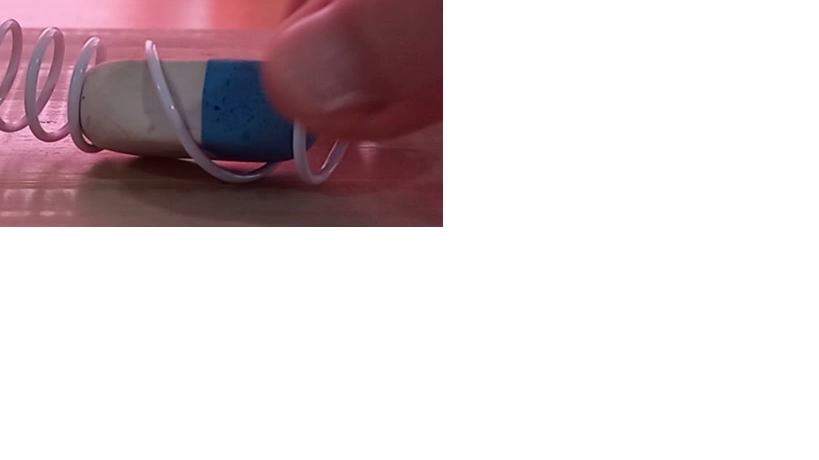
#> input picture Calibrador/Calibre.png, 819 x 460 px
$ python Calibrador.py
#> lines starting #> are read from the running program, lines starting #| are printed output that depends on the picture; after the words box and inside, x2 and y2 are one past the last pixel; in counts of white or black regions, pixels touching at a corner belong together
import cv2
import numpy as np

# Una función vacía que necesitamos para los trackbars
def nada(x):
    pass

# Carga una imagen de tu video donde se vea bien el objeto
# Puedes sacar una captura de pantalla del video
frame = cv2.imread('Calibre.png')
#> frame is the input picture: shape (460, 819, 3); mean B, G, R 209.6, 206.8, 218.5
# Opcional: redimensiona si es muy grande para tu pantalla
#frame = cv2.resize(frame, (600, 400))

# Crea una ventana para los controles
cv2.namedWindow("Controles")

# Crea los deslizadores para los valores HSV MÍNIMOS y MÁXIMOS
# H (Hue/Tono), S (Saturation/Saturación), V (Value/Brillo)
cv2.createTrackbar("H Min", "Controles", 0, 179, nada) # El Hue va de 0 a 179 en OpenCV
#> slider 'H Min' is set to 35
cv2.createTrackbar("S Min", "Controles", 0, 255, nada)
#> slider 'S Min' is set to 51
cv2.createTrackbar("V Min", "Controles", 0, 255, nada)
#> slider 'V Min' is set to 51
cv2.createTrackbar("H Max", "Controles", 179, 179, nada)
cv2.createTrackbar("S Max", "Controles", 255, 255, nada)
cv2.createTrackbar("V Max", "Controles", 255, 255, nada)

while True:
    # Convierte la imagen a HSV
    hsv = cv2.cvtColor(frame, cv2.COLOR_BGR2HSV)
#> hsv: shape (460, 819, 3); mean H, S, V 38.3, 29.2, 219.4

    # Lee los valores actuales de los deslizadores
    h_min = cv2.getTrackbarPos("H Min", "Controles")
    s_min = cv2.getTrackbarPos("S Min", "Controles")
    v_min = cv2.getTrackbarPos("V Min", "Controles")
    h_max = cv2.getTrackbarPos("H Max", "Controles")
    s_max = cv2.getTrackbarPos("S Max", "Controles")
    v_max = cv2.getTrackbarPos("V Max", "Controles")

    # Crea los arrays con los valores de los deslizadores
    lower_range = np.array([h_min, s_min, v_min])
    upper_range = np.array([h_max, s_max, v_max])

    # Crea la máscara con el rango actual
    mask = cv2.inRange(hsv, lower_range, upper_range)
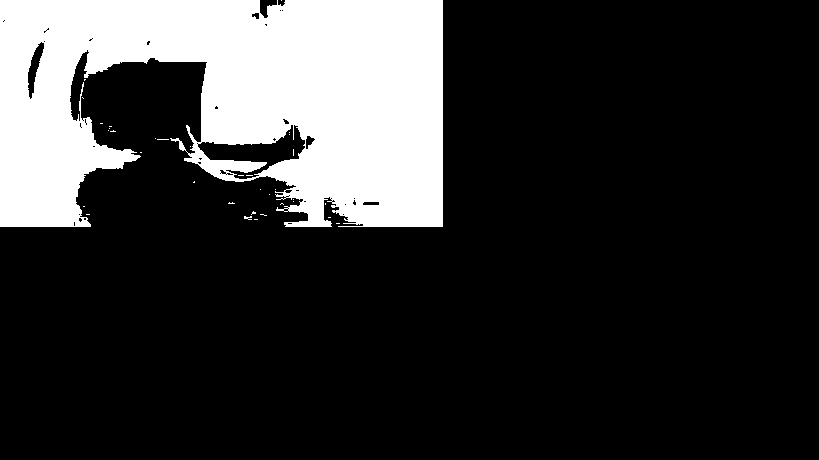
#> mask: shape (460, 819); 19.8% white; 35 white regions (33 under 20 px), largest, box (x1, y1, x2, y2) and area: (0, 0, 443, 227) 74442, (244, 216, 252, 220) 20

    # Opcional: Muestra el resultado aplicando la máscara a la imagen original
    resultado = cv2.bitwise_and(frame, frame, mask=mask)
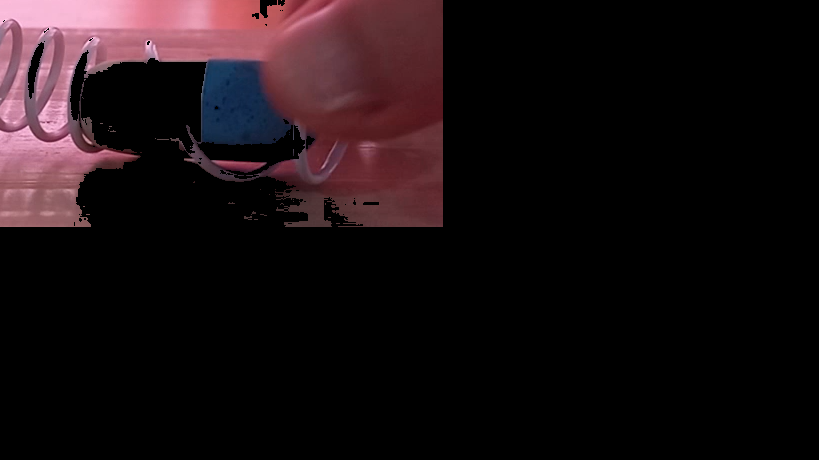
#> resultado: shape (460, 819, 3); mean B, G, R 17.9, 15.2, 25.6

    # Muestra las ventanas
    cv2.imshow("Imagen Original", frame)
    cv2.imshow("Mascara", mask)
    cv2.imshow("Resultado", resultado)

    # Termina el bucle si se presiona la tecla 'esc'
    if cv2.waitKey(1) & 0xFF == 27:
#> (key Esc is pressed here)
        break

cv2.destroyAllWindows()

# Imprime los valores finales para que los copies en tu script principal
print(f"lower_range = np.array([{h_min}, {s_min}, {v_min}])")
print(f"upper_range = np.array([{h_max}, {s_max}, {v_max}])")
